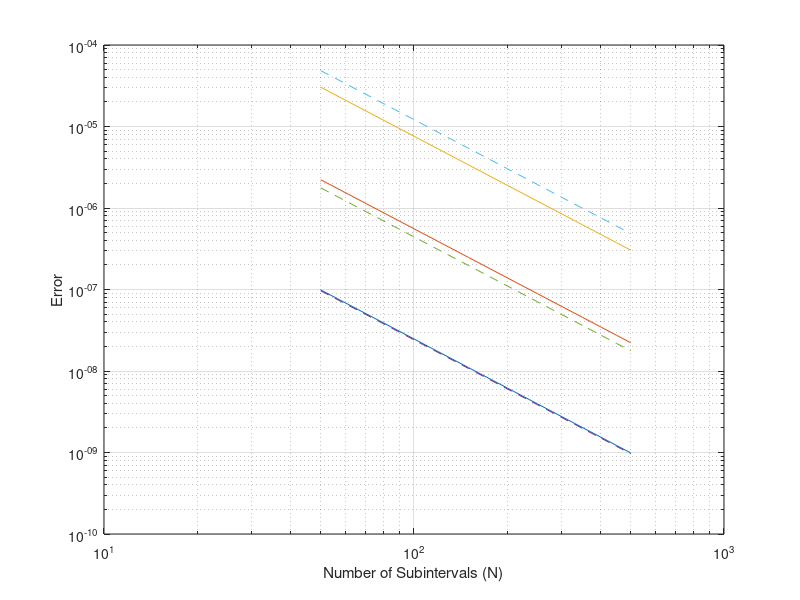

Source code (MATLAB): (Note: this script raises an error after producing the figure.)
%% Assignment a)

figure(1)

% g(x) function
function y = g_function(x)
    y = 2/(sqrt(pi))*exp(-x.^2);
end

function I = trapets(a, b, g, N)
    % a: Start of the interval
    % b: End of the interval
    % g: Function handle to integrate
    % N: Number of subintervals

    step_length = (b - a) / N;
    x = linspace(a, b, N + 1);
    y = g(x);

    I = step_length * (sum(y) - (y(1) + y(end)) / 2);

end


N_step = 50;
N_range = N_step:N_step:500;
x_values = [0.11, 0.32, 1.14];

% C values calculated by hand
% x = 0.11 : C = 0.1813049167
% x = 0.32 : C = 0.1349920833
% x = 1.14 : C = 0.08199691667

C_values = [0.1813049167, 0.1349920833, 0.08199691667];

error_array = zeros(3, length(N_range));
error_bounds_array = zeros(3, length(N_range));

% Error calculation for each N, and each x
for i = 1:length(x_values)
    for j = 1:length(error_array(i, :))
        error_array(i, j) = abs(erf(x_values(i)) - trapets(0, x_values(i), @g_function, N_range(j)));
        error_bounds_array(i, j) = C_values(i)*(x_values(i)^3 / N_range(j)^2);
    end
end

% Plotting Code
loglog(N_range, error_array(1, :));
xlabel('Number of Subintervals (N)');
ylabel('Error');
grid on;
hold on;
loglog(N_range, error_array(2, :));
hold on;
loglog(N_range, error_array(3, :));
hold on;
loglog(N_range, error_bounds_array(1, :), '--')
hold on;
loglog(N_range, error_bounds_array(2, :), '--')
hold on;
loglog(N_range, error_bounds_array(3, :), '--')
hold off;




%% Assignment b)

x_b = 0.5;
N_b = [50, 100, 200, 400, 800];

display_array = zeros(2, length(N_b));

function degree = precision_division(a, b, N)
    degree = (trapets(a, b, @g_function,  N) - trapets(a, b, @g_function,  2*N))/(trapets(a, b, @g_function,  2*N) - trapets(a, b, @g_function,  4*N));
end

for i = 1:length(N_b)
    display_array(1, i) = precision_division(0, x_b, N_b(i));
    display_array(2, i) = log2(display_array(1, i));
end

row_names = {'0.01', '0.005', '0.0025', '0.00125', '0.000625'};
table=array2table(display_array','VariableNames',{'Quotient', 'Degree of Precision'},'RowNames',row_names);
disp(table);


%% Assignment c)

figure(2);

x_step = 0.1;
x_range = 0:x_step:6;
N_values = [50, 120, 400];

error_array_2 = zeros(3, length(x_range));

% Error calculation for each x, and each N
for i = 1:length(N_values)
    for j = 1:length(error_array_2(i, :))
        error_array_2(i, j) = abs(erf(x_range(j)) - trapets(0, x_range(j), @g_function, N_values(i)));
    end
end

% Plotting Code
semilogy(x_range, error_array_2(1, :));
xlabel('x value');
ylabel('Error');
grid on;
hold on;
semilogy(x_range, error_array_2(2, :));
hold on;
semilogy(x_range, error_array_2(3, :));
hold off;




